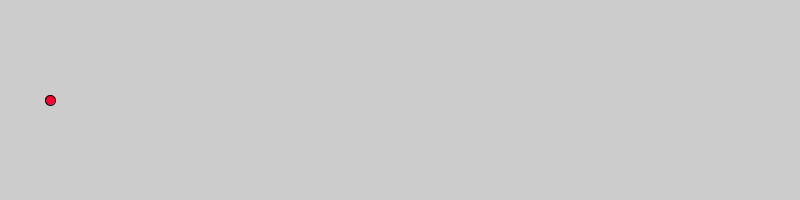
Frame 1 (no input)
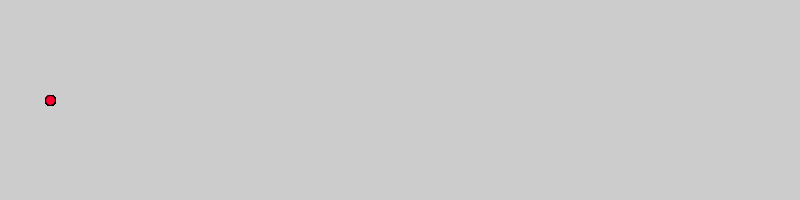
Frame 60 (the mouse pressed at the canvas centre just before this capture)
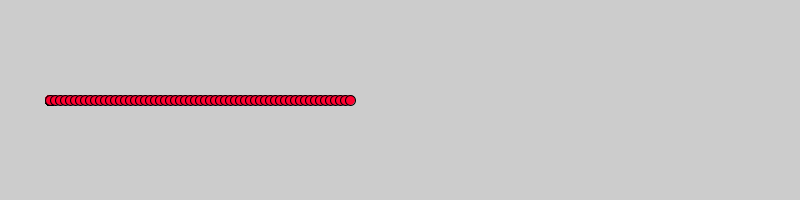
Frame 120 (the mouse held since frame 60 and released just before this capture)

The Processing sketch that drew these frames (run headless with seeded random() and noise(); from frame 60 on, the mouse is pressed at the canvas centre):

// Processing sketch: sketch_190930b
// ── sketch_190930b.pde
//1. Make a variable to hold the X co-ordinate of the dot and set it to 50.
int x=50;
void setup() {
    size(800, 200);
}

void draw() {
   //3. make the ellipse a nice color
fill(#FF002F);
    //4. If the mouse is pressed change the X co-ordinate so that the dot moves to the right
if(mousePressed){
  x=x+5;
}
    //5. Make your dot move faster
    //  (you have to figure out what part of your code to change)
    

    //2. Draw an ellipse of height and width 10. Make sure to use your variable for the X position.
 ellipse (x,100,10,10);
    //6. Use the playSound() method to play a ding when your dot crosses the finish line. 
}
